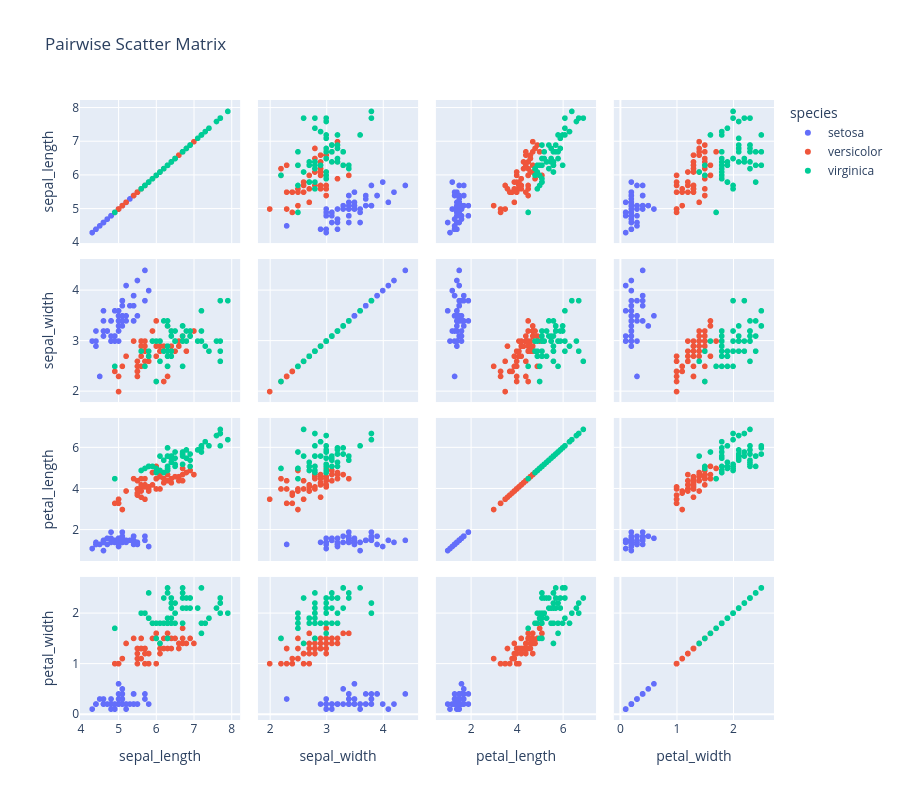

The notebook cell this image was saved under:
### Code cell
fig = px.scatter_matrix(iris, dimensions=features, color='species',
                        title='Pairwise Scatter Matrix')
fig.update_layout(height=800, width=900)
fig.show()

### Figure 1 — Plotly figure (JSON) as saved in the notebook; plotly's stock layout.template omitted (floating-point values rounded to 4 significant figures)
{"data": [{"dimensions": [{"axis": {"matches": true}, "label": "sepal_length", "values": [5.1, 4.9, 4.7, 4.6, 5.0, 5.4, 4.6, 5.0, 4.4, 4.9, 5.4, 4.8, 4.8, 4.3, 5.8, 5.7, 5.4, 5.1, 5.7, 5.1, 5.4, 5.1, 4.6, 5.1, 4.8, 5.0, 5.0, 5.2, 5.2, 4.7, 4.8, 5.4, 5.2, 5.5, 4.9, 5.0, 5.5, 4.9, 4.4, 5.1, 5.0, 4.5, 4.4, 5.0, 5.1, 4.8, 5.1, 4.6, 5.3, 5.0]}, {"axis": {"matches": true}, "label": "sepal_width", "values": [3.5, 3.0, 3.2, 3.1, 3.6, 3.9, 3.4, 3.4, 2.9, 3.1, 3.7, 3.4, 3.0, 3.0, 4.0, 4.4, 3.9, 3.5, 3.8, 3.8, 3.4, 3.7, 3.6, 3.3, 3.4, 3.0, 3.4, 3.5, 3.4, 3.2, 3.1, 3.4, 4.1, 4.2, 3.1, 3.2, 3.5, 3.6, 3.0, 3.4, 3.5, 2.3, 3.2, 3.5, 3.8, 3.0, 3.8, 3.2, 3.7, 3.3]}, {"axis": {"matches": true}, "label": "petal_length", "values": [1.4, 1.4, 1.3, 1.5, 1.4, 1.7, 1.4, 1.5, 1.4, 1.5, 1.5, 1.6, 1.4, 1.1, 1.2, 1.5, 1.3, 1.4, 1.7, 1.5, 1.7, 1.5, 1.0, 1.7, 1.9, 1.6, 1.6, 1.5, 1.4, 1.6, 1.6, 1.5, 1.5, 1.4, 1.5, 1.2, 1.3, 1.4, 1.3, 1.5, 1.3, 1.3, 1.3, 1.6, 1.9, 1.4, 1.6, 1.4, 1.5, 1.4]}, {"axis": {"matches": true}, "label": "petal_width", "values": [0.2, 0.2, 0.2, 0.2, 0.2, 0.4, 0.3, 0.2, 0.2, 0.1, 0.2, 0.2, 0.1, 0.1, 0.2, 0.4, 0.4, 0.3, 0.3, 0.3, 0.2, 0.4, 0.2, 0.5, 0.2, 0.2, 0.4, 0.2, 0.2, 0.2, 0.2, 0.4, 0.1, 0.2, 0.2, 0.2, 0.2, 0.1, 0.2, 0.2, 0.3, 0.3, 0.2, 0.6, 0.4, 0.3, 0.2, 0.2, 0.2, 0.2]}], "hovertemplate": "species=setosa<br>%{xaxis.title.text}=%{x}<br>%{yaxis.title.text}=%{y}<extra></extra>", "legendgroup": "setosa", "marker": {"color": "#636efa", "symbol": "circle"}, "name": "setosa", "showlegend": true, "type": "splom"}, {"dimensions": [{"axis": {"matches": true}, "label": "sepal_length", "values": [7.0, 6.4, 6.9, 5.5, 6.5, 5.7, 6.3, 4.9, 6.6, 5.2, 5.0, 5.9, 6.0, 6.1, 5.6, 6.7, 5.6, 5.8, 6.2, 5.6, 5.9, 6.1, 6.3, 6.1, 6.4, 6.6, 6.8, 6.7, 6.0, 5.7, 5.5, 5.5, 5.8, 6.0, 5.4, 6.0, 6.7, 6.3, 5.6, 5.5, 5.5, 6.1, 5.8, 5.0, 5.6, 5.7, 5.7, 6.2, 5.1, 5.7]}, {"axis": {"matches": true}, "label": "sepal_width", "values": [3.2, 3.2, 3.1, 2.3, 2.8, 2.8, 3.3, 2.4, 2.9, 2.7, 2.0, 3.0, 2.2, 2.9, 2.9, 3.1, 3.0, 2.7, 2.2, 2.5, 3.2, 2.8, 2.5, 2.8, 2.9, 3.0, 2.8, 3.0, 2.9, 2.6, 2.4, 2.4, 2.7, 2.7, 3.0, 3.4, 3.1, 2.3, 3.0, 2.5, 2.6, 3.0, 2.6, 2.3, 2.7, 3.0, 2.9, 2.9, 2.5, 2.8]}, {"axis": {"matches": true}, "label": "petal_length", "values": [4.7, 4.5, 4.9, 4.0, 4.6, 4.5, 4.7, 3.3, 4.6, 3.9, 3.5, 4.2, 4.0, 4.7, 3.6, 4.4, 4.5, 4.1, 4.5, 3.9, 4.8, 4.0, 4.9, 4.7, 4.3, 4.4, 4.8, 5.0, 4.5, 3.5, 3.8, 3.7, 3.9, 5.1, 4.5, 4.5, 4.7, 4.4, 4.1, 4.0, 4.4, 4.6, 4.0, 3.3, 4.2, 4.2, 4.2, 4.3, 3.0, 4.1]}, {"axis": {"matches": true}, "label": "petal_width", "values": [1.4, 1.5, 1.5, 1.3, 1.5, 1.3, 1.6, 1.0, 1.3, 1.4, 1.0, 1.5, 1.0, 1.4, 1.3, 1.4, 1.5, 1.0, 1.5, 1.1, 1.8, 1.3, 1.5, 1.2, 1.3, 1.4, 1.4, 1.7, 1.5, 1.0, 1.1, 1.0, 1.2, 1.6, 1.5, 1.6, 1.5, 1.3, 1.3, 1.3, 1.2, 1.4, 1.2, 1.0, 1.3, 1.2, 1.3, 1.3, 1.1, 1.3]}], "hovertemplate": "species=versicolor<br>%{xaxis.title.text}=%{x}<br>%{yaxis.title.text}=%{y}<extra></extra>", "legendgroup": "versicolor", "marker": {"color": "#EF553B", "symbol": "circle"}, "name": "versicolor", "showlegend": true, "type": "splom"}, {"dimensions": [{"axis": {"matches": true}, "label": "sepal_length", "values": [6.3, 5.8, 7.1, 6.3, 6.5, 7.6, 4.9, 7.3, 6.7, 7.2, 6.5, 6.4, 6.8, 5.7, 5.8, 6.4, 6.5, 7.7, 7.7, 6.0, 6.9, 5.6, 7.7, 6.3, 6.7, 7.2, 6.2, 6.1, 6.4, 7.2, 7.4, 7.9, 6.4, 6.3, 6.1, 7.7, 6.3, 6.4, 6.0, 6.9, 6.7, 6.9, 5.8, 6.8, 6.7, 6.7, 6.3, 6.5, 6.2, 5.9]}, {"axis": {"matches": true}, "label": "sepal_width", "values": [3.3, 2.7, 3.0, 2.9, 3.0, 3.0, 2.5, 2.9, 2.5, 3.6, 3.2, 2.7, 3.0, 2.5, 2.8, 3.2, 3.0, 3.8, 2.6, 2.2, 3.2, 2.8, 2.8, 2.7, 3.3, 3.2, 2.8, 3.0, 2.8, 3.0, 2.8, 3.8, 2.8, 2.8, 2.6, 3.0, 3.4, 3.1, 3.0, 3.1, 3.1, 3.1, 2.7, 3.2, 3.3, 3.0, 2.5, 3.0, 3.4, 3.0]}, {"axis": {"matches": true}, "label": "petal_length", "values": [6.0, 5.1, 5.9, 5.6, 5.8, 6.6, 4.5, 6.3, 5.8, 6.1, 5.1, 5.3, 5.5, 5.0, 5.1, 5.3, 5.5, 6.7, 6.9, 5.0, 5.7, 4.9, 6.7, 4.9, 5.7, 6.0, 4.8, 4.9, 5.6, 5.8, 6.1, 6.4, 5.6, 5.1, 5.6, 6.1, 5.6, 5.5, 4.8, 5.4, 5.6, 5.1, 5.1, 5.9, 5.7, 5.2, 5.0, 5.2, 5.4, 5.1]}, {"axis": {"matches": true}, "label": "petal_width", "values": [2.5, 1.9, 2.1, 1.8, 2.2, 2.1, 1.7, 1.8, 1.8, 2.5, 2.0, 1.9, 2.1, 2.0, 2.4, 2.3, 1.8, 2.2, 2.3, 1.5, 2.3, 2.0, 2.0, 1.8, 2.1, 1.8, 1.8, 1.8, 2.1, 1.6, 1.9, 2.0, 2.2, 1.5, 1.4, 2.3, 2.4, 1.8, 1.8, 2.1, 2.4, 2.3, 1.9, 2.3, 2.5, 2.3, 1.9, 2.0, 2.3, 1.8]}], "hovertemplate": "species=virginica<br>%{xaxis.title.text}=%{x}<br>%{yaxis.title.text}=%{y}<extra></extra>", "legendgroup": "virginica", "marker": {"color": "#00cc96", "symbol": "circle"}, "name": "virginica", "showlegend": true, "type": "splom"}], "layout": {"dragmode": "select", "height": 800, "legend": {"title": {"text": "species"}, "tracegroupgap": 0}, "title": {"text": "Pairwise Scatter Matrix"}, "width": 900}}
